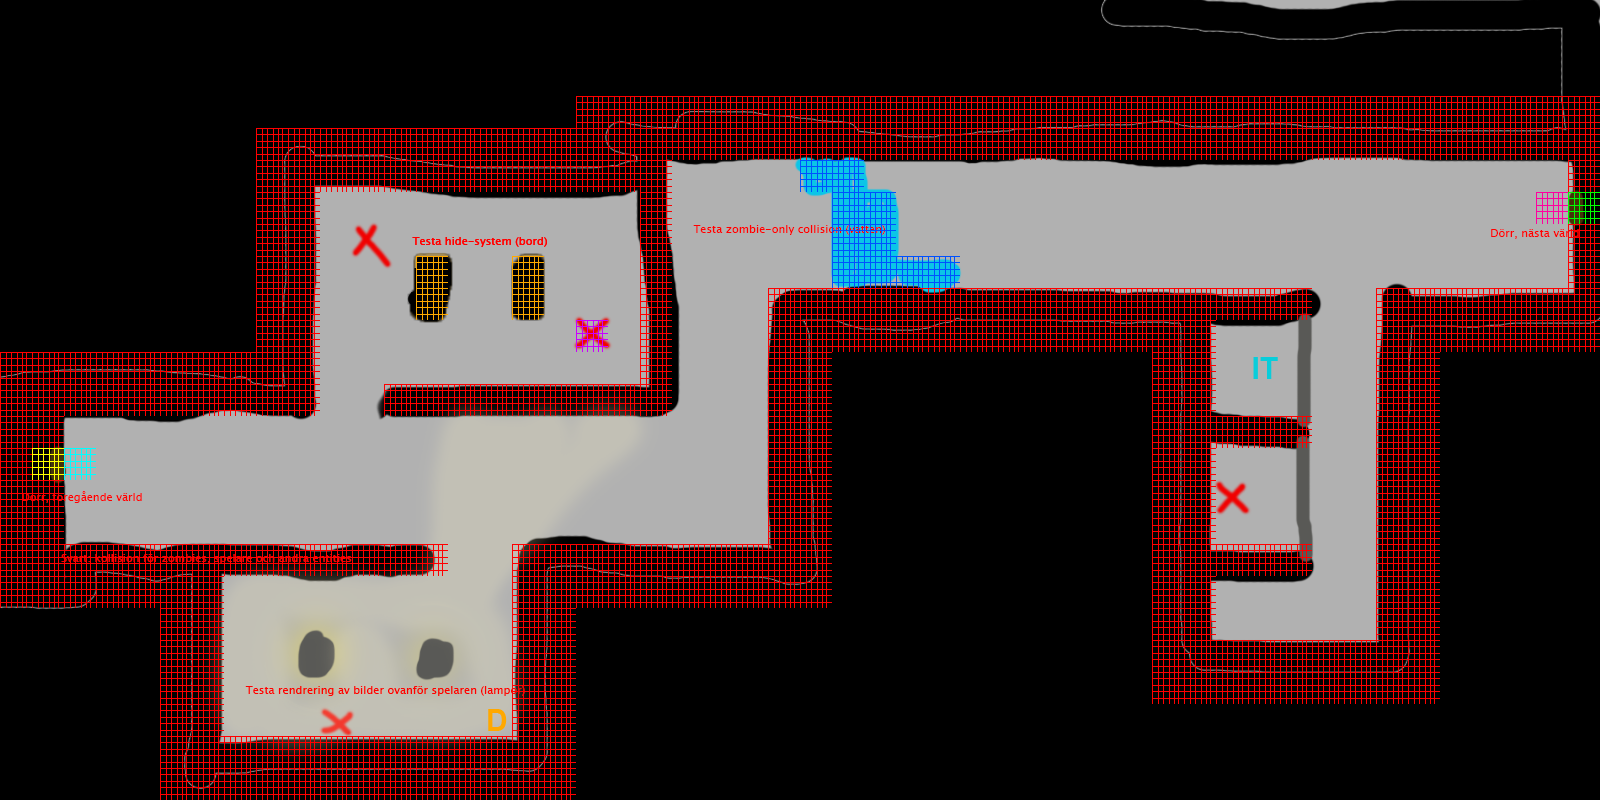

This game map was drawn from its Tiled (.tmx) file and the tilesets committed beside it. A one-line description and the trimmed map source follow:
An orthogonal 50x25 tile map with 32x32 px tiles, 1 tile layer (meta), 3 tilesets, 4 image layers.

<map version="1.0" orientation="orthogonal" renderorder="right-down" width="50" height="25" tilewidth="32" tileheight="32" nextobjectid="1">
 <tileset firstgid="1" name="mesh" tilewidth="32" tileheight="32">
  <tile id="0">
   <properties>
    <property name="collision_zombie" value="true" />
    <property name="water" value="true" />
   </properties>
   <image width="32" height="32" source="../Tiles/mesh_blue.png" />
  </tile>
  <tile id="1">
   <properties>
    <property name="collision_zombie" value="true" />
    <property name="door" value="2" />
   </properties>
   <image width="32" height="32" source="../Tiles/mesh_green.png" />
  </tile>
  <tile id="2">
   <properties>
    <property name="collision_zombie" value="true" />
    <property name="sneak" value="true" />
   </properties>
   <image width="32" height="32" source="../Tiles/mesh_orange.png" />
  </tile>
  <tile id="3">
   <properties>
    <property name="zombie_spawn" value="BASIC" />
   </properties>
   <image width="32" height="32" source="../Tiles/mesh_purple.png" />
  </tile>
  <tile id="4">
   <properties>
    <property name="collision_all" value="true" />
    <property name="collision_zombie" value="true" />
   </properties>
   <image width="32" height="32" source="../Tiles/mesh_red.png" />
  </tile>
  <tile id="5">
   <properties>
    <property name="collision_zombie" value="true" />
    <property name="door" value="0" />
   </properties>
   <image width="32" height="32" source="../Tiles/mesh_yellow.png" />
  </tile>
  <tile id="6">
   <properties>
    <property name="player_spawn" value="true" />
   </properties>
   <image width="32" height="32" source="../Tiles/mesh_teal.png" />
  </tile>
  <tile id="7">
   <properties>
    <property name="player_return" value="" />
   </properties>
   <image width="32" height="32" source="../Tiles/mesh_pink.png" />
  </tile>
  <tile id="8">
   <properties>
    <property name="zombie_spawn" value="BOSS" />
   </properties>
   <image width="32" height="32" source="../Tiles/zombie_boss.png" />
  </tile>
  <tile id="9">
   <properties>
    <property name="zombie_spawn" value="DATA" />
   </properties>
   <image width="32" height="32" source="../Tiles/zombie_d.png" />
  </tile>
  <tile id="10">
   <properties>
    <property name="zombie_spawn" value="ECON" />
   </properties>
   <image width="32" height="32" source="../Tiles/zombie_i.png" />
  </tile>
  <tile id="11">
   <properties>
    <property name="zombie_spawn" value="IT" />
   </properties>
   <image width="32" height="32" source="../Tiles/zombie_it.png" />
  </tile>
  <tile id="12">
   <properties>
    <property name="zombie_spawn" value="ZETA" />
   </properties>
   <image width="32" height="32" source="../Tiles/zombie_z.png" />
  </tile>
 </tileset>
 <tileset firstgid="14" name="map" tilewidth="1600" tileheight="800">
  <tile id="0">
   <image width="1600" height="800" source="Test_world_2_bottom.png" />
  </tile>
 </tileset>
 <tileset firstgid="15" name="sd" tilewidth="1" tileheight="1" />
 <imagelayer name="bottom">
  <image source="Test_world_2_bottom.png" />
 </imagelayer>
 <imagelayer name="middle">
  <image source="Test_world_2_middle.png" />
 </imagelayer>
 <imagelayer name="middle_dark">
  <image source="Test_world_2_middle_dark.png" />
 </imagelayer>
 <imagelayer name="top">
  <image source="Test_world_2_top.png" />
 </imagelayer>
 <layer name="meta" width="50" height="25">
  <properties>
   <property name="level" value="2" />
  </properties>
  <data>[1250 cells, 363 non-empty, 10 distinct tile ids]</data>
 </layer>
</map>
